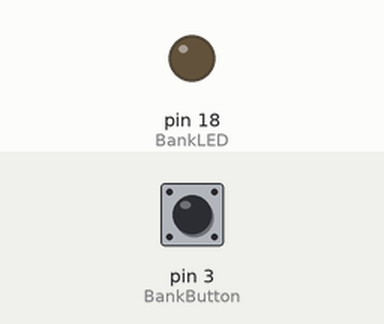
A sketch run on a simulated Arduino Uno, built with avr-gcc and run on an emulated ATmega328P. Parts: output pins drawn as LEDs (lit = HIGH). The inputs (shaded band) are chosen by the test bench; at power-on: pin 3 (BankButton) LOW. What the sketch prints to the serial monitor is not drawn.

Above: at 1.2 s.
1.3 s: pin 3 (BankButton) pulled HIGH for 0.15 s
At 1.38 s:
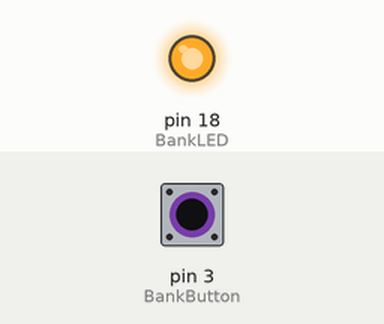
2.9 s: pin 3 (BankButton) pulled HIGH for 3.2 s
At 7.1 s:
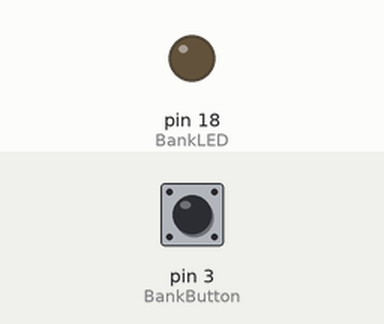
Timing chart, 0 to 8.6 s (numbered marks = the images above; inputs shaded):
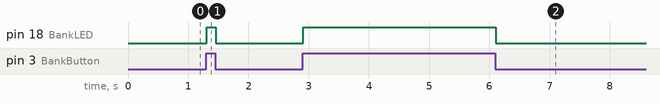

The sketch:

BankButtonTest.ino
```cpp
//Testing Bank Button and LED
const int BankButton = 3;
const int BankLED = 18;
int ButtonState = 0;

void setup()
{
    Serial.begin(9600);
    pinMode(BankButton, INPUT);
    pinMode(BankLED, OUTPUT);
}

void loop()
{
    ButtonState = digitalRead(BankButton);
    Serial.println(ButtonState);
    if(ButtonState == HIGH)
    {
        digitalWrite(BankLED, HIGH);
    }
    else
    {
        digitalWrite(BankLED, LOW);
    }
}
```

Measured:
- after the input at 1.3 s, pin 18 (BankLED): LOW → HIGH at once, → LOW 0.15 s later
- after the input at 2.9 s, pin 18 (BankLED): LOW → HIGH at once, → LOW 3.2 s later
